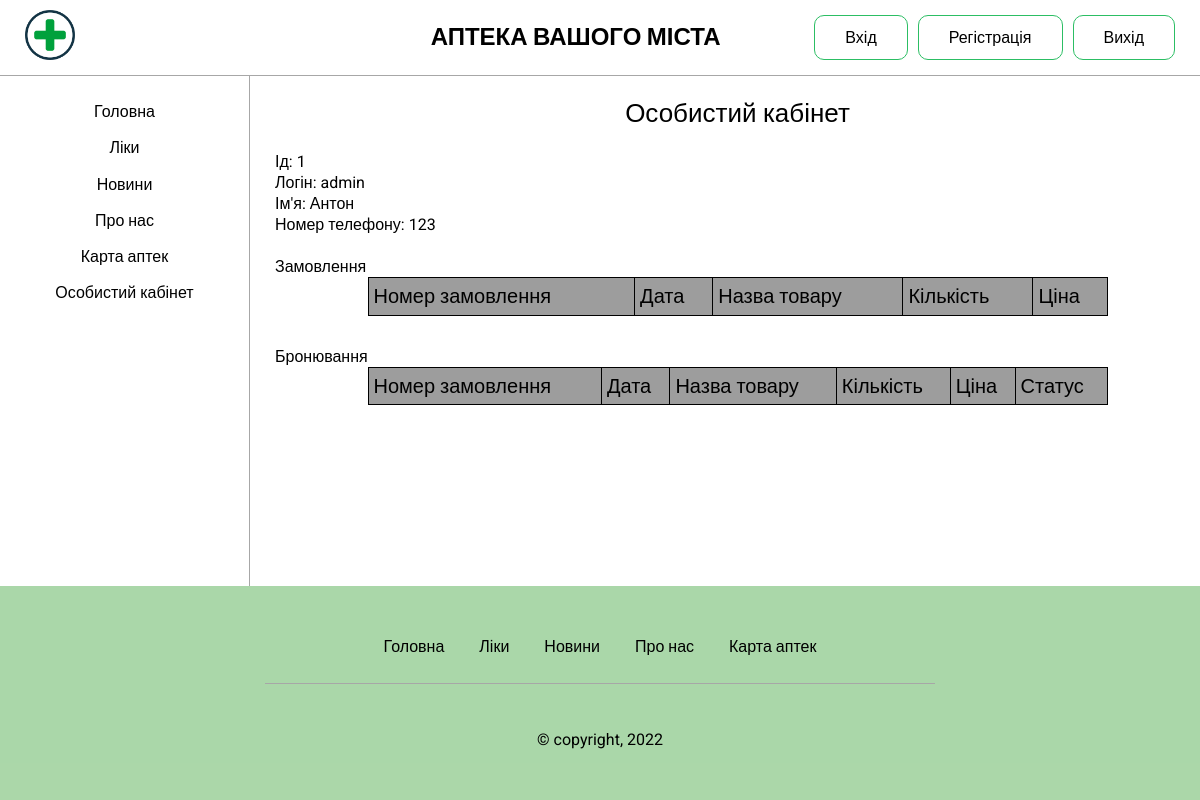
The app's page /cabinet (signed in) with its own data.
### sweter/models.py (models this page shows)
class User(db.Model, UserMixin):
    __tablename__ = "user"
    id_of_user = db.Column(db.Integer(), primary_key=True)
    full_name = db.Column(db.String(256), nullable=False, unique=True)
    email = db.Column(db.String(128), nullable=False, unique=True)
    telephone_number = db.Column(db.Integer())
    role = db.Column(db.String(8), nullable=False)
    login = db.Column(db.String(128), nullable=False, unique=True)
    password = db.Column(db.String(128), nullable=False, unique=True)
    address = db.Column(db.String(128))
    fk_sales = db.relationship("Sales")
    fk_booking = db.relationship("Booking")
    def get_id(self):
        return (self.id_of_user)

### sweter/routes.py (the view)
@app.route('/cabinet')
@login_required
def cabinet():
    user_id = current_user.get_id()
    user = User.query.filter_by(id_of_user=user_id).first()
    orders_buy = (db.session.query(SalesProduct, Sales, Medicines)
        .join(Sales).filter_by(id_of_sales=Sales.id_of_sales)
        .filter_by(id_of_user=user_id).join(Medicines).filter(
        SalesProduct.id_of_med == Medicines.id_of_med)).all()
    orders_booking = (db.session.query(BookingProduct, Booking, Medicines, Pharmacy)
                      .join(Booking, BookingProduct.id_of_booking == Booking.id_of_booking)
                      .join(Medicines, BookingProduct.id_of_med == Medicines.id_of_med)
                      .join(Pharmacy, Booking.id_of_phar == Pharmacy.id_of_phar)
                      .filter(Booking.id_of_user == user_id)).all()
    return render_template("cabinet.html", user=user, orders_buy=orders_buy, orders_booking=orders_booking)

### sweter/models.py (called while the page is built)
@manager.user_loader
def load_user(user_id):
    return User.query.get(user_id)

### sweter/templates/cabinet.html (shortened to what this page needs)
<!DOCTYPE html>
<html lang="ua">
<head>
    <link rel="stylesheet" href="{{ url_for('static',filename='css/reset.css') }}">
    <link rel="stylesheet" href="{{ url_for('static',filename='css/style.css') }}">
</head>
<body>
    <div class="content-wrapper">
        <div class="header__wrapper">
            <div class="container">
                <header class="header">
                    <a href="/" class="header__logo">
                        <img src="{{ url_for('static',filename='images/logo.png') }}" alt="логотип" class="header__logo-img logo-img">
                    </a>
                    <h1 class="header__title">
                        аптека вашого міста
                    </h1>
                    <div class="header__connection">
                        <a href="/login" class="header__connection-signin header__connection-link">Вхід</a>
                        <a href="/registration" class="header__connection-register header__connection-link">Регістрація</a>
                         <a href="/logout" class="header__connection-signin header__connection-link">Вихід</a>
                    </div>
                </header>
            </div>
        </div>
    <main class="main">
      <aside class="aside">
                <nav class="aside__nav">
                    <ul class="aside__list">
                        <li class="aside__item">
                            <a href="/" class="aside__link">Головна</a>
                        </li>
                        <li class="aside__item">
                            <a href="/med" class="aside__link">Ліки</a>
                        </li>
                        <li class="aside__item">
                            <a href="/news" class="aside__link">Новини</a>
                        </li>
                        <li class="aside__item">
                            <a href="/repair" class="aside__link">Про нас</a>
                        </li>
                        <li class="aside__item">
                            <a href="/repair" class="aside__link">Карта аптек</a>
                        </li>
                        <li class="aside__item">
                            <a href="/cabinet" class="aside__link">Особистий кабінет</a>
                        </li>
                    </ul>
                </nav>
            </aside>
      <section class="main__section section acc__wrapper">
        <div class="acc">
          <h2 class="acc__title">
            Особистий кабінет
          </h2>
          <ul class="acc__list">
            <li>
              <p class="acc__label">Ід: {{user.id_of_user}}</p>
            </li>
            <li>
              <p class="acc__label">Логін: {{user.login}}</p>
            </li>
            <li>
              <p class="acc__label">Ім'я: {{user.full_name}}</p>
            </li>
            <li>
              <p class="acc__label">Номер телефону: {{user.telephone_number}}</p>
            </li>
          </ul>
            <div class="acc__block">
            <h3 class="acc__title-table">
            Замовлення
          </h3>
          <table class="acc__table table">
            <tr>
              <td class="table__title">Номер замовлення</td>
              <td class="table__title">Дата</td>
              <td class="table__title">Назва товару</td>
              <td class="table__title">Кількість</td>
              <td class="table__title">Ціна</td>
            </tr>
          </table>
            </div>
            <div class="acc__block">
            <h3 class="acc__title-table">
            Бронювання
          </h3>
          <table class="acc__table table">
            <tr>
              <td class="table__title">Номер замовлення</td>
              <td class="table__title">Дата</td>
              <td class="table__title">Назва товару</td>
              <td class="table__title">Кількість</td>
              <td class="table__title">Ціна</td>
              <td class="table__title">Статус</td>
            </tr>
          </table>
            </div>
          </div>
      </section>
    </main>
    <footer class="footer">
      <div class="container">
        <div class="footer__inner">
          <div class="footer__connection">
            <ul class="footer__list">
              <li class="footer__item">
                <a href="/" class="footer__link">Головна</a>
              </li>
              <li class="footer__item">
                <a href="/med" class="footer__link">Ліки</a>
              </li>
              <li class="footer__item">
                <a href="/news" class="footer__link">Новини</a>
              </li>
              <li class="footer__item">
                <a href="/repair" class="footer__link">Про нас</a>
              </li>
              <li class="footer__item">
                <a href="/repair" class="footer__link">Карта аптек</a>
              </li>
            </ul>
          </div>
          <p class="footer__copyright">© copyright, 2022</p>
        </div>
      </div>
    </footer>
</body>
</html>

### sweter/templates/static/css/style.css (style rules this page uses)
*, *::after, *::before { box-sizing: border-box; }
a { color: inherit; text-decoration: none; }
ul { list-style: none; }
body { font-family: 'Roboto', sans-serif; font-weight: 400; font-size: 16px; line-height: 1.33; }
.content-wrapper { display: flex; min-height: 100vh; flex-direction: column; }
.logo-img { height: 50px; }
.container { max-width: 1400px; padding: 0 15px; margin: 0 auto; }
.header__wrapper { position: fixed; left: 0; right: 0; background-color: #fff; border-bottom: 1px solid rgb(167, 167, 167); }
.header { display: flex; align-items: center; justify-content: space-between; padding: 10px; }
.header__logo { max-width: 237px; flex-grow: 1; }
.header__title { font-family: 'Roboto Condensed', sans-serif; margin-left: 75px; font-weight: 700; font-size: 24px; text-transform: uppercase; }
.header__connection { display: flex; gap: 10px; }
.header__connection-link, .login__link { font-family: 'Roboto Condensed', sans-serif; font-weight: 400; display: block; padding: 11px 30px; border-radius: 10px; border: 1px solid rgb(44, 190, 100); background-color: transparent; transition: background .5s; }
.aside { max-width: 250px; text-align: center; border-right: 1px solid rgb(167, 167, 167); padding: 25px; flex-grow: 1; }
.aside__nav { position: sticky; top: 100px; }
.aside__item { padding-bottom: 15px; height: 100%; }
.main { margin-top: 76px; display: flex; flex: 1; }
.main__section { flex-grow: 1; max-width: 1200px; margin-left: 25px; }
.footer { text-align: center; padding: 50px 0; background-color: rgba(87, 175, 84, 0.5); }
.footer__list { display: flex; justify-content: center; gap: 35px; padding-bottom: 25px; }
.footer__copyright { border-top: 1px solid rgb(167, 167, 167); padding-top: 45px; margin: 0 250px; }
.acc__title { font-size: 26px; line-height: 1.33; margin: 20px 0; text-align: center; }
.acc__title-table { margin: 20px 0 0; }
.acc__table { font-size: 20px; width: 80%; margin: 0 auto; }
.table__title { background-color: #9d9d9d; }
td { padding: 5px; border: 1px solid black; }
.acc__block { margin-bottom: 30px; }

### records on screen
User: id_of_user "1", login "admin", full_name "Антон", telephone_number "123"
